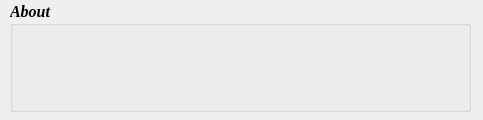
<?xml version="1.0" encoding="UTF-8"?>
<ui version="4.0">
 <class>Dialog</class>
 <widget class="QDialog" name="Dialog">
  <property name="geometry">
   <rect>
    <x>0</x>
    <y>0</y>
    <width>483</width>
    <height>120</height>
   </rect>
  </property>
  <property name="windowTitle">
   <string>About information</string>
  </property>
  <property name="windowIcon">
   <iconset>
    <normaloff>../test/dsp.gif</normaloff>../test/dsp.gif</iconset>
  </property>
  <property name="styleSheet">
   <string notr="true">#information {background-color: transparent;border:none;border-style:outset;color: rgb(48, 0, 72);font: 75 10pt &quot;Verdana&quot;;}</string>
  </property>
  <widget class="QGroupBox" name="about">
   <property name="geometry">
    <rect>
     <x>10</x>
     <y>1</y>
     <width>461</width>
     <height>111</height>
    </rect>
   </property>
   <property name="font">
    <font>
     <family>Times New Roman</family>
     <pointsize>12</pointsize>
     <weight>75</weight>
     <italic>true</italic>
     <bold>true</bold>
    </font>
   </property>
   <property name="title">
    <string>About</string>
   </property>
   <widget class="QTextEdit" name="information">
    <property name="geometry">
     <rect>
      <x>10</x>
      <y>20</y>
      <width>441</width>
      <height>91</height>
     </rect>
    </property>
    <property name="readOnly">
     <bool>true</bool>
    </property>
    <property name="html">
     <string>&lt;!DOCTYPE HTML PUBLIC &quot;-//W3C//DTD HTML 4.0//EN&quot; &quot;http://www.w3.org/TR/REC-html40/strict.dtd&quot;&gt;
&lt;html&gt;&lt;head&gt;&lt;meta name=&quot;qrichtext&quot; content=&quot;1&quot; /&gt;&lt;style type=&quot;text/css&quot;&gt;
p, li { white-space: pre-wrap; }
&lt;/style&gt;&lt;/head&gt;&lt;body style=&quot; font-family:'Verdana'; font-size:10pt; font-weight:72; font-style:normal;&quot;&gt;
&lt;p style=&quot;-qt-paragraph-type:empty; margin-top:0px; margin-bottom:0px; margin-left:0px; margin-right:0px; -qt-block-indent:0; text-indent:0px;&quot;&gt;&lt;br /&gt;&lt;/p&gt;&lt;/body&gt;&lt;/html&gt;</string>
    </property>
   </widget>
   <widget class="QLabel" name="label">
    <property name="geometry">
     <rect>
      <x>325</x>
      <y>20</y>
      <width>54</width>
      <height>50</height>
     </rect>
    </property>
    <property name="text">
     <string/>
    </property>
    <property name="pixmap">
     <pixmap>../test/XJTU.gif</pixmap>
    </property>
    <property name="scaledContents">
     <bool>true</bool>
    </property>
   </widget>
   <widget class="QLabel" name="label_2">
    <property name="geometry">
     <rect>
      <x>380</x>
      <y>20</y>
      <width>40</width>
      <height>50</height>
     </rect>
    </property>
    <property name="text">
     <string/>
    </property>
    <property name="pixmap">
     <pixmap>../test/MSE.gif</pixmap>
    </property>
    <property name="scaledContents">
     <bool>true</bool>
    </property>
   </widget>
  </widget>
 </widget>
 <resources/>
 <connections/>
</ui>
